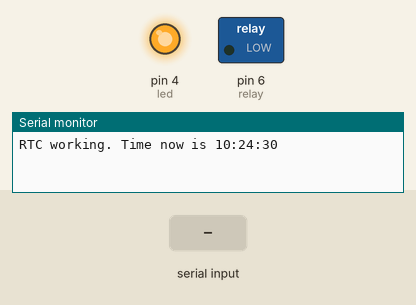
Recording of a sketch running on a simulated Arduino Uno, built with avr-gcc and run on an emulated ATmega328P. On the bench: switched loads named in the sketch (green lamp = pin HIGH), output pins drawn as LEDs (lit = HIGH), the last lines printed to the serial monitor. Inputs (shaded band) come from the test bench. The local clock reads 2024-03-15 10:24:30 at power-on unless the sketch sets it.

Above: at 0.1 s.
At 1.7 s:
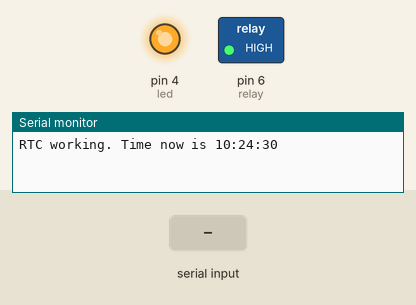
At 6.7 s:
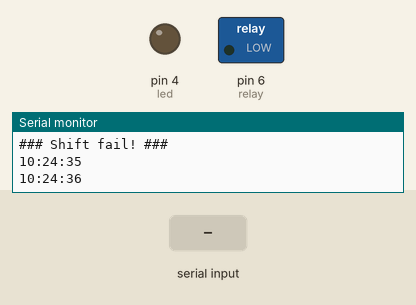
6.8 s: "90,45\n" received over Serial
Timing chart, 0 to 9.8 s (numbered marks = the images above; inputs shaded):
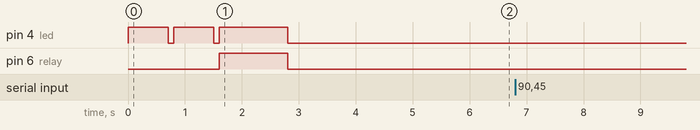

The sketch:

NoDozeOff.ino
```cpp
//  ###### NO-DOZE-OFF ######

/*  Prevent doorman/watchman from dozing off while working
 *  Light and buzzer signals and trigger for alarm systems
 *  author: Vanderlei Mendes
 */


/* buzzer/led pin = 4
 * button pin = 3
 * relay pin = 6
 * PB2 and PB0 = I2C
 */

#include <Wire.h> //#include <TiniWireS.h>
#include <RTClib.h> //change for tinyrtclib.h

RTC_DS1307 rtc;

byte button = 3;//button = PB3;
byte led = 4;//led = PB4;
byte relay = 6; //relay = PB1

byte lastSecond = 0; //### important only in debug mode ###

byte startPeriod[] = {17, 00}; //unmutable: after first set
byte stopPeriod[] = {0, 50}; //unmutable: after first set
byte currentTime[] = {0, 30}; //time now
byte interval = 5; //unmutable: after first set
byte warning = 3; //unmutable: after first set

//blink variables
byte signalState = LOW;
unsigned long previousMillis = 0;
unsigned long blinkInterval = 100;
byte blinkCount = 0;
bool blinkFlag = true;
bool failFlag = true;

//Beep variables and constants
bool silenceTime = false;
const byte B_WARN = 1;
const byte B_FAIL = 2;
const byte B_OK = 3;
const byte B_MUTE = 4;
unsigned long beepPause;

void updateCurrentTime() { //updates arduino variable, not RTC time
  DateTime timeNow = rtc.now();
  currentTime[0] = timeNow.hour();
  currentTime[1] = timeNow.minute();

  // --------------  Debug only ------------------
  if(timeNow.second() != lastSecond){
    Serial.print(currentTime[0]);
    Serial.print(":");
    Serial.print(currentTime[1]);
    Serial.print(":");
    Serial.println(timeNow.second());
    }

  lastSecond = timeNow.second();
  //----------------------------------------------
}

int timeToInt(byte hh, byte mm)
{
  int tCheck = hh * 60 + mm;
  return tCheck;
}

void setup()
{
  pinMode(led, OUTPUT); //Buzzer or LED
  pinMode(relay, OUTPUT); //Trigger for alarm system
  pinMode(button, INPUT_PULLUP); //Push button

  Serial.begin(9600);

  if (!rtc.begin()) {
    Serial.println("Couldn't find RTC");
    Serial.flush();
    abort();
  }

  Serial.print("RTC working. Time now is ");
}

void loop()
{
  updateCurrentTime();
  unsigned int curr = timeToInt(currentTime[0], currentTime[1]);
  bool blinkTime = checkPoint(startPeriod, stopPeriod, curr, interval, warning);

  if(blinkTime == true){
    beep(B_WARN);

    if(digitalRead(button) == LOW){
      beep(B_OK);
      blinkFlag = false;
      failFlag = false;
      Serial.println("*** Shift OK ***");
    }
  }

  if(blinkTime == false && blinkFlag == true){
    if(failFlag){
      beep(B_FAIL);
      failFlag = false;
      Serial.println("### Shift fail! ###");
      }
    }

  if(!blinkTime){
    blinkFlag = true;
    }

  if(blinkTime == true && blinkFlag == true){
    failFlag = true;
    }

  setRTCTime(); //debug only. Good for testing different times
}

bool checkPoint(byte* startT, byte* stopT, unsigned int curr, byte interval, byte warn) {
  unsigned int startI = timeToInt(startT[0], startT[1]);
  unsigned int stopI = timeToInt(stopT[0], stopT[1]);
  unsigned int aux = startI;

  unsigned int maxIter = myRound(1440 / interval) + 1;

  if (startI < stopI) {
    for (int i = 0; i <= maxIter; i++) {
      aux += interval;
      if (curr >= aux - warn && curr < aux) {
        return true;
      }

      if (aux > stopI) {
        break;
      }
    }
  }

  if (startI > stopI) {
    aux = 0;

    for (int i = 0; i <= maxIter; i++) {
      aux += interval;
      if (aux > stopI) {
        break;
      }
      if (curr >= aux - warn && curr < aux) {
        return true;
      }
    }

    aux = startI;
    for (int i = 0; i <= maxIter; i++) {
      aux += interval;
      if (aux > 2359) {
        break;
      }
      if (curr >= aux - warn && curr < aux) {
        return true;
      }
    }
  }
  return false;
}

int myRound(float value)
{
  return value < 0 ? value - 0.5 : value + 0.5;
}

void beep(byte beepType)
{
  if (beepType == B_MUTE) //TODO: check if useless
    return;

  if (beepType == B_WARN)
  {
    checkSilenceTime(silenceTime);
    if (silenceTime)
    {
      return;
    }
  }

  if (beepType == B_WARN)
  {
    multipleBlinks(blinkFlag);
  }
  else if (beepType == B_FAIL)
  {
    digitalWrite(led, HIGH);
    delay(700);
    digitalWrite(led, LOW);
    delay(100);
    digitalWrite(led, HIGH);
    delay(700);
    digitalWrite(led, LOW);
    delay(100);
    digitalWrite(led, HIGH);
    digitalWrite(relay, HIGH);
    delay(1200);
    digitalWrite(led, LOW);
    digitalWrite(relay, LOW);
    delay(3000);
    return;
  }
  else if (beepType == B_OK)
  {
    digitalWrite(led, HIGH);
    delay(1200);
    digitalWrite(led, LOW);
    delay(3000);
    return;
  }
}

void checkSilenceTime(bool &silenceTime)
{
  silenceTime = true;
  if (millis() >= beepPause)
  {
    silenceTime = false;
  }
}

void multipleBlinks(bool blinkFlag)
{
  if (!blinkFlag)
    return;

  unsigned long currentMillis = millis();

  if (currentMillis - previousMillis >= blinkInterval)
  {
    previousMillis = currentMillis;

    if (signalState == LOW)
    {
      Serial.print(".");
      blinkInterval = 75;
      signalState = HIGH;
      blinkCount++;
    }
    else
    {
      if (blinkCount >= 4)
      {
        //Serial.println("-");
        blinkInterval = 3000;
        blinkCount = 0;
      }
      signalState = LOW;
    }
    digitalWrite(led, signalState);
  }
}

//Debug only -- can be removed on final project
void setRTCTime() {
  if (Serial.available() > 0) {
    String hhmm = Serial.readString();
    byte hh = hhmm.substring(0, 2).toInt();
    byte mm = hhmm.substring(2, 4).toInt();
    rtc.adjust(DateTime(1980, 12, 29, hh, mm, 0));
    Serial.println("New time set");
  }
}
```
